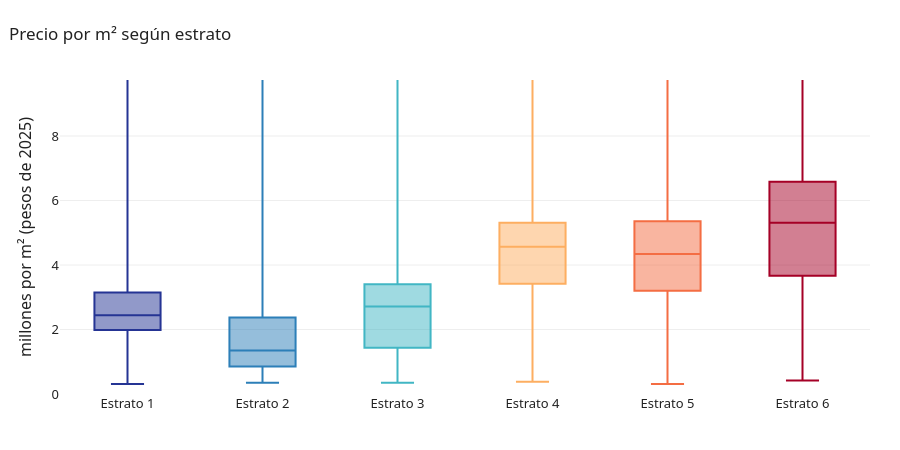

Notebook cell for this chart:
### Markdown cell above
## Estrato

### Code cell
d = viv[viv.estrato.isin(ESTRATOS)]
fig = px.box(d, x="estrato_txt", y="pm2_M", color="estrato_txt", points=False,
             category_orders={"estrato_txt": NOMBRES_ESTRATO}, color_discrete_sequence=COLORES_ESTRATO,
             labels={"estrato_txt": "", "pm2_M": "millones por m² (pesos de 2025)"})
fig.update_yaxes(range=[0, d.pm2_M.quantile(0.99)])
fig.update_layout(showlegend=False)
mostrar(fig, "Precio por m² según estrato")

(d.groupby("estrato_txt")
   .agg(ventas=("precio", "size"), precio_mediano=("precio_real", "median"),
        m2_mediano=("precio_m2_real", "median"), area_mediana=("area", "median"), edad_mediana=("edad", "median"))
   .assign(precio_mediano=lambda t: t.precio_mediano.map(cop), m2_mediano=lambda t: t.m2_mediano.map(cop)))

### Figure 1 — Plotly figure (JSON) as saved in the notebook; plotly's stock layout.template omitted (floating-point values rounded to 4 significant figures; data arrays with more than 128 entries replaced by an {"elided": "..."} marker saying what was removed)
{"data": [{"alignmentgroup": "True", "boxpoints": false, "hovertemplate": "=%{x}<br>millones por m² (pesos de 2025)=%{y}<extra></extra>", "legendgroup": "Estrato 1", "marker": {"color": "#253494"}, "name": "Estrato 1", "notched": false, "offsetgroup": "Estrato 1", "orientation": "v", "showlegend": true, "type": "box", "x": {"elided": "3062 str values"}, "x0": " ", "xaxis": "x", "y": {"elided": "3062 float values"}, "y0": " ", "yaxis": "y"}, {"alignmentgroup": "True", "boxpoints": false, "hovertemplate": "=%{x}<br>millones por m² (pesos de 2025)=%{y}<extra></extra>", "legendgroup": "Estrato 2", "marker": {"color": "#2C7FB8"}, "name": "Estrato 2", "notched": false, "offsetgroup": "Estrato 2", "orientation": "v", "showlegend": true, "type": "box", "x": {"elided": "2188 str values"}, "x0": " ", "xaxis": "x", "y": {"elided": "2188 float values"}, "y0": " ", "yaxis": "y"}, {"alignmentgroup": "True", "boxpoints": false, "hovertemplate": "=%{x}<br>millones por m² (pesos de 2025)=%{y}<extra></extra>", "legendgroup": "Estrato 3", "marker": {"color": "#41B6C4"}, "name": "Estrato 3", "notched": false, "offsetgroup": "Estrato 3", "orientation": "v", "showlegend": true, "type": "box", "x": {"elided": "3573 str values"}, "x0": " ", "xaxis": "x", "y": {"elided": "3573 float values"}, "y0": " ", "yaxis": "y"}, {"alignmentgroup": "True", "boxpoints": false, "hovertemplate": "=%{x}<br>millones por m² (pesos de 2025)=%{y}<extra></extra>", "legendgroup": "Estrato 4", "marker": {"color": "#FDAE61"}, "name": "Estrato 4", "notched": false, "offsetgroup": "Estrato 4", "orientation": "v", "showlegend": true, "type": "box", "x": {"elided": "3910 str values"}, "x0": " ", "xaxis": "x", "y": {"elided": "3910 float values"}, "y0": " ", "yaxis": "y"}, {"alignmentgroup": "True", "boxpoints": false, "hovertemplate": "=%{x}<br>millones por m² (pesos de 2025)=%{y}<extra></extra>", "legendgroup": "Estrato 5", "marker": {"color": "#F46D43"}, "name": "Estrato 5", "notched": false, "offsetgroup": "Estrato 5", "orientation": "v", "showlegend": true, "type": "box", "x": {"elided": "806 str values"}, "x0": " ", "xaxis": "x", "y": {"elided": "806 float values"}, "y0": " ", "yaxis": "y"}, {"alignmentgroup": "True", "boxpoints": false, "hovertemplate": "=%{x}<br>millones por m² (pesos de 2025)=%{y}<extra></extra>", "legendgroup": "Estrato 6", "marker": {"color": "#A50026"}, "name": "Estrato 6", "notched": false, "offsetgroup": "Estrato 6", "orientation": "v", "showlegend": true, "type": "box", "x": {"elided": "894 str values"}, "x0": " ", "xaxis": "x", "y": {"elided": "894 float values"}, "y0": " ", "yaxis": "y"}], "layout": {"boxmode": "overlay", "height": 450, "legend": {"title": {"text": ""}, "tracegroupgap": 0}, "showlegend": false, "title": {"text": "Precio por m² según estrato"}, "xaxis": {"anchor": "y", "categoryarray": ["Estrato 1", "Estrato 2", "Estrato 3", "Estrato 4", "Estrato 5", "Estrato 6"], "categoryorder": "array", "domain": [0.0, 1.0], "title": {"text": ""}}, "yaxis": {"anchor": "x", "domain": [0.0, 1.0], "range": [0, 9.737], "title": {"text": "millones por m² (pesos de 2025)"}}}}
